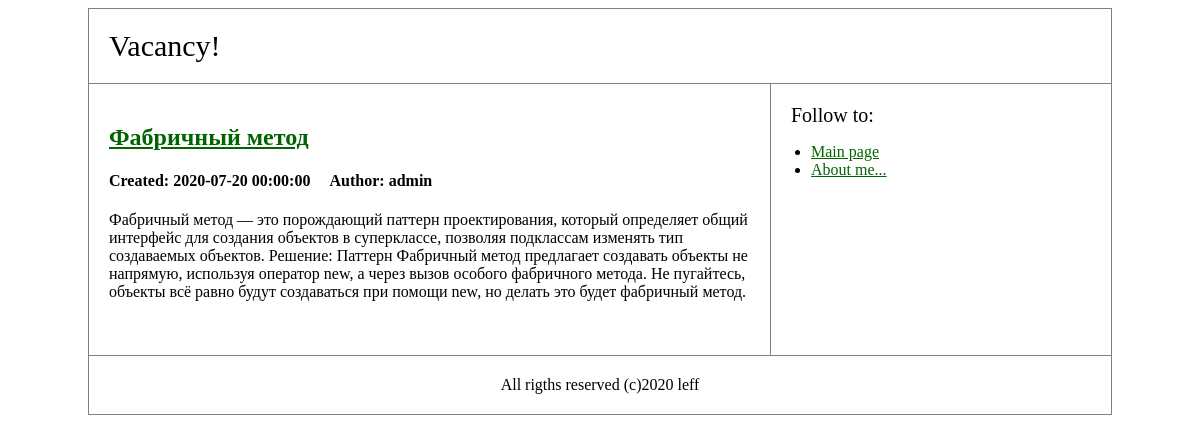
The page /article/view/1 on the database its author committed.
### tables this page shows
CREATE TABLE `articles` (
  `id` int NOT NULL AUTO_INCREMENT,
  `author_id` int NOT NULL,
  `name` varchar(255) NOT NULL,
  `text` text NOT NULL,
  `created_at` datetime NOT NULL DEFAULT CURRENT_TIMESTAMP,
  PRIMARY KEY (`id`)
);

CREATE TABLE `users` (
  `id` int NOT NULL AUTO_INCREMENT,
  `nickname` varchar(128) NOT NULL,
  `email` varchar(255) NOT NULL,
  `is_confirmed` tinyint(1) NOT NULL DEFAULT '0',
  `role` enum('admin','user') NOT NULL,
  `password_hash` varchar(255) NOT NULL,
  `auth_token` varchar(255) NOT NULL,
  `created_at` datetime NOT NULL DEFAULT CURRENT_TIMESTAMP,
  PRIMARY KEY (`id`),
  UNIQUE KEY `nickname` (`nickname`),
  UNIQUE KEY `email` (`email`)
);

### src/Controller/ArticleController.php (called while the page is built, shortened)
<?php
class ArticleController
{
    private int $idArticle;
    public function setIdArticle(int $idArticle): void
    {
        $this->idArticle = $idArticle;
    }
    public function view(): void
    {
        $data = Article::getById($this->idArticle);
        $articleAuthor = User::getById($data->getAuthorId());
        View::render("article", [
            'data' => $data,
            'author' => $articleAuthor
        ]);
    }
}

### src/Core/App.php (called while the page is built, shortened)
<?php
class App extends User
{
    public function run()
    {
        $request = new Request();
        $controllerName = $request->getController();
        $controller = new $controllerName();
        $method = $request->getMethod();
        $id = $request->getId();
        if (isset($id) && $controllerName == "AYakovlev\\Controller\\ArticleController") {
            $controller->setIdArticle($id);
        }
        $controller->$method();
    }
}

### public/index.php (called while the page is built, shortened)
<?php
try {
    $app = new App();
    $app->run();
} catch (DbException $e) {
    View::render("500", (array) $e->getMessage(), 500);
} catch (Exception $e) {
    echo $e->getMessage();
}

### src/Core/Db.php (called while the page is built, shortened)
<?php
class Db
{
    private static $instance;
    private PDO $pdo;
    private function __construct()
    {
        $dbOptions = (require '../config/settings.php')['db'];
        try {
        $this->pdo = new PDO('mysql:host=' . $dbOptions['host'] . ';dbname=' . $dbOptions['dbname'],
            $dbOptions['user'],
            $dbOptions['password']);
        $this->pdo->exec('SET NAMES UTF8');
        } catch (\PDOException $e) {
            throw new DbException('Ошибка при подключении к базе данных: ' . $e->getMessage());
        }
    }
    public function query(string $sql, array $params = [], string $className = 'stdClass'): ?array
    {
        $sth = $this->pdo->prepare($sql);
        $result = $sth->execute($params);
        return $sth->fetchAll(PDO::FETCH_CLASS, $className);
    }
    public static function getInstance(): self
    {
        if (self::$instance === null) {
            self::$instance = new self();
        }
        return self::$instance;
    }
}

### config/settings.php (called while the page is built)
<?php
return [
    'db' => [
        'host' => 'localhost',
        'dbname' => 'miniblog',
        'user' => 'root',
        'password' => 'root',
    ]
];

### src/Model/ActiveRecordEntity.php (called while the page is built, shortened)
<?php
abstract class ActiveRecordEntity
{
    protected ?int $id = null;
    public function getId(): int
    {
        return $this->id;
    }
    public static function getById(int $id): ?self
    {
        $db = Db::getInstance();
        $entities = $db->query(
            "SELECT * FROM " . static::getTableName() . " WHERE id = :id;",
            [':id' => $id],
            static::class
        );
        return $entities ? $entities[0] : null;
    }
}

### src/Model/Article.php (called while the page is built, shortened)
<?php
class Article extends ActiveRecordEntity
{
    protected string $name;
    protected string $text;
    protected ?string $createdAt = null;
    public function getName(): string
    {
        return $this->name;
    }
    public function getText(): string
    {
        return $this->text;
    }
    public function getCreatedAt(): string
    {
        return $this->createdAt;
    }
    protected static function getTableName(): string
    {
        return 'articles';
    }
}

### src/Model/User.php (called while the page is built, shortened)
<?php
class User extends ActiveRecordEntity
{
    protected string $nickname;
    public function getNickname(): string
    {
        return $this->nickname;
    }
    protected static function getTableName(): string
    {
        return 'users';
    }
}

### src/View/article.tpl.php (the view, shortened to what this page needs)
<?php include 'header.php'; ?>
    <h2>
        <a href="/article/view/<?= ($data['data'])->getId() ?>"><?= $data['data']->getName() ?></a>
    </h2>
    <h4>Created: <?= $data['data']->getCreatedAt() ?>
        &nbsp;&nbsp;&nbsp;
        Author:  <?= $data['author']->getNickname() ?>
    </h4>
    <p><?= $data['data']->getText() ?></p>
    <br>
<?php include 'footer.php'; ?>

### public/styles.css (style rules this page uses)
a, a:visited { color: darkgreen; }

### rows shown on the page
articles: name "Фабричный метод", created_at "2020-07-20 00:00:00", text "Фабричный метод — это порождающий паттерн проектирования, который определяет общий интерфейс для создания объектов в суперклассе, позволяя подклассам изменять тип создаваемых объектов. Решение: Паттерн Фабричный метод предлагает создавать объекты не напрямую, используя оператор new, а через вызов особого фабричного метода. Не пугайтесь, объекты всё равно будут создаваться при помощи new, но делать это будет фабричный метод."
users: nickname "admin"
